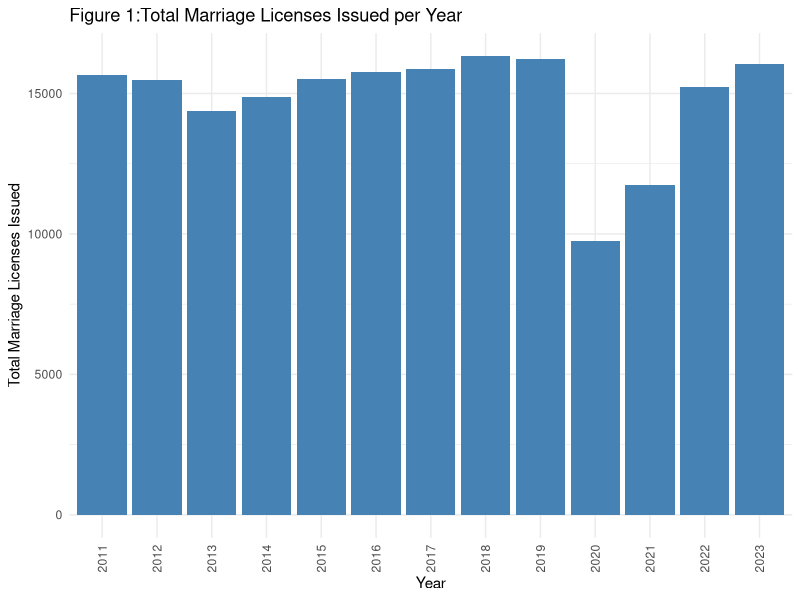
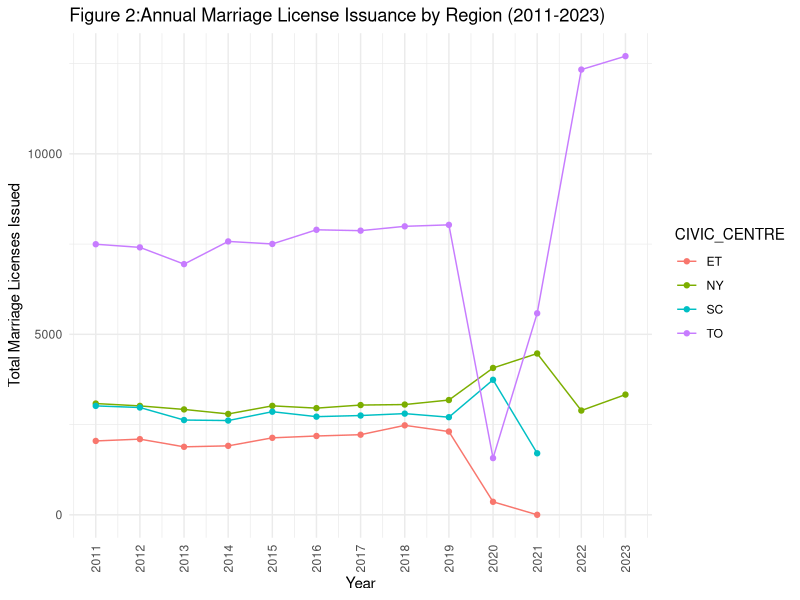

Recreate these plots in R, in order.
## ---- chunk 1
knitr::opts_chunk$set(echo = TRUE)
library(ggplot2)
library(dplyr)
library(readr)
library(knitr)
## ---- chunk 2
toronto_marriage_clean <- read.csv("../inputs/data/cleaned_toronto_marriage.csv") %>% mutate(YEAR = as.numeric(substr(TIME_PERIOD, 1, 4))) %>% filter(YEAR >= 2011 & YEAR <= 2023)

toronto_marriage_clean %>% 
  rename('id' = X_id, 'Civic Centre' = CIVIC_CENTRE, 'Number of marriage licenses' = MARRIAGE_LICENSES, 'Time period' = TIME_PERIOD, 'Year' = YEAR) %>% 
  head(10) %>% 
  kable(caption = "Table 1: Number of marriage licenses issued in GTA")
## ---- chunk 3

annual_marriage_data <- toronto_marriage_clean %>%
  group_by(YEAR) %>%
  summarise(Total_Licenses = sum(MARRIAGE_LICENSES, na.rm = TRUE))

# Plot the bar chart
ggplot(annual_marriage_data, aes(x = as.factor(YEAR), y = Total_Licenses)) +
  geom_bar(stat = "identity", fill = "steelblue") +
  scale_x_discrete(limits = as.character(2011:2023)) +
  labs(title = "Figure 1:Total Marriage Licenses Issued per Year",
       x = "Year",
       y = "Total Marriage Licenses Issued") +
  theme_minimal() +
  theme(axis.text.x = element_text(angle = 90, vjust = 0.5, hjust=1))


## ---- chunk 4
# Create a new column 'YEAR' by extracting the first four characters of 'TIME_PERIOD'
toronto_marriage_clean <- toronto_marriage_clean %>%
  mutate(YEAR = as.numeric(substr(TIME_PERIOD, 1, 4))) %>%
  filter(YEAR >= 2011 & YEAR <= 2023)


annual_regional_data <- toronto_marriage_clean %>%
  group_by(YEAR, CIVIC_CENTRE) %>%
  summarise(Total_Licenses = sum(MARRIAGE_LICENSES, na.rm = TRUE), .groups = 'drop') # Add .groups = 'drop'

# Plot the line graph
ggplot(annual_regional_data, aes(x = YEAR, y = Total_Licenses, group = CIVIC_CENTRE, color = CIVIC_CENTRE)) +
  geom_line() +
  geom_point() + 
  scale_x_continuous(breaks = 2011:2023) +
  labs(title = "Figure 2:Annual Marriage License Issuance by Region (2011-2023)",
       x = "Year",
       y = "Total Marriage Licenses Issued") +
  theme_minimal() +
  theme(axis.text.x = element_text(angle = 90, vjust = 0.5, hjust=1))
